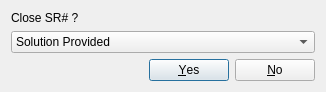
<?xml version="1.0" encoding="UTF-8"?>
<ui version="4.0">
 <class>CloseDialog</class>
 <widget class="QDialog" name="CloseDialog">
  <property name="geometry">
   <rect>
    <x>0</x>
    <y>0</y>
    <width>326</width>
    <height>85</height>
   </rect>
  </property>
  <property name="windowTitle">
   <string>Close SR</string>
  </property>
  <property name="windowIcon">
   <iconset resource="../kueue.qrc">
    <normaloff>:/icons/app/kueue32.png</normaloff>:/icons/app/kueue32.png</iconset>
  </property>
  <layout class="QGridLayout" name="gridLayout">
   <item row="0" column="0">
    <widget class="QLabel" name="closeLabel">
     <property name="text">
      <string>Close SR# ?</string>
     </property>
    </widget>
   </item>
   <item row="1" column="0">
    <widget class="QComboBox" name="closeCombo">
     <item>
      <property name="text">
       <string>Solution Provided</string>
      </property>
     </item>
     <item>
      <property name="text">
       <string>Solution Presumed</string>
      </property>
     </item>
     <item>
      <property name="text">
       <string>No Charge Cancelled</string>
      </property>
     </item>
     <item>
      <property name="text">
       <string>No Charge Refunded</string>
      </property>
     </item>
     <item>
      <property name="text">
       <string>No Response from Customer</string>
      </property>
     </item>
     <item>
      <property name="text">
       <string>No Charge Awaiting Engineering</string>
      </property>
     </item>
     <item>
      <property name="text">
       <string>Awaiting Engineering</string>
      </property>
     </item>
    </widget>
   </item>
   <item row="2" column="0">
    <widget class="QDialogButtonBox" name="buttonBox">
     <property name="orientation">
      <enum>Qt::Horizontal</enum>
     </property>
     <property name="standardButtons">
      <set>QDialogButtonBox::No|QDialogButtonBox::Yes</set>
     </property>
    </widget>
   </item>
  </layout>
 </widget>
 <resources>
  <include location="../kueue.qrc"/>
 </resources>
 <connections>
  <connection>
   <sender>buttonBox</sender>
   <signal>accepted()</signal>
   <receiver>CloseDialog</receiver>
   <slot>accept()</slot>
   <hints>
    <hint type="sourcelabel">
     <x>248</x>
     <y>254</y>
    </hint>
    <hint type="destinationlabel">
     <x>157</x>
     <y>274</y>
    </hint>
   </hints>
  </connection>
  <connection>
   <sender>buttonBox</sender>
   <signal>rejected()</signal>
   <receiver>CloseDialog</receiver>
   <slot>reject()</slot>
   <hints>
    <hint type="sourcelabel">
     <x>316</x>
     <y>260</y>
    </hint>
    <hint type="destinationlabel">
     <x>286</x>
     <y>274</y>
    </hint>
   </hints>
  </connection>
 </connections>
</ui>
